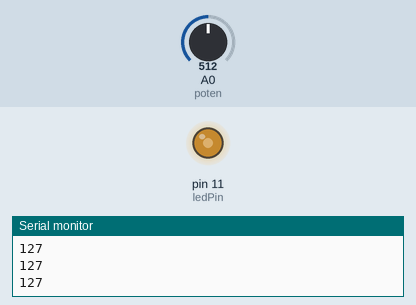
Simulated run of this sketch. Board: Arduino Uno, built with avr-gcc and run on an emulated ATmega328P. On the bench: output pins drawn as LEDs (lit = HIGH), the last lines printed to the serial monitor. Inputs (shaded band) come from the test bench; at power-on: A0 (poten) = 512.

Above: at 1.2 s.
1.3 s: A0 (poten) set to 716
At 1.6 s:
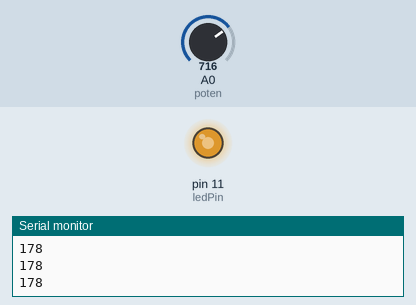
2.8 s: A0 (poten) set to 900
At 4.0 s:
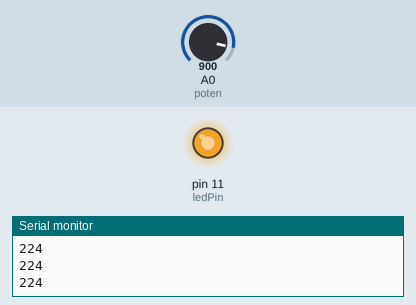
4.3 s: A0 (poten) set to 122
At 5.1 s:
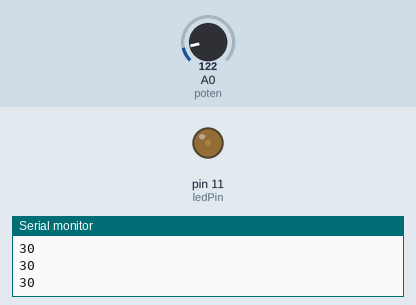
5.8 s: A0 (poten) set to 0
At 6.2 s:
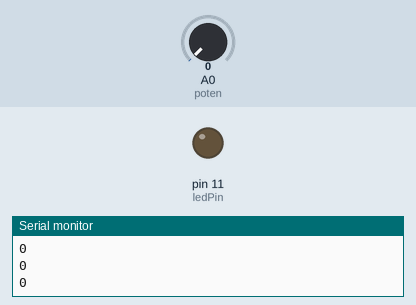
7.3 s: A0 (poten) set to 511
At 8.6 s:
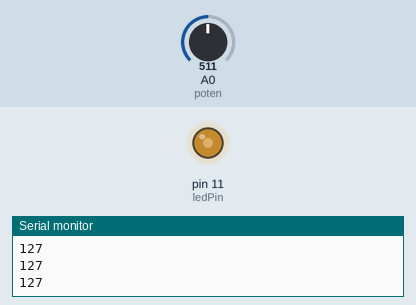
Timing chart, 0 to 9.8 s (numbered marks = the images above; inputs shaded):
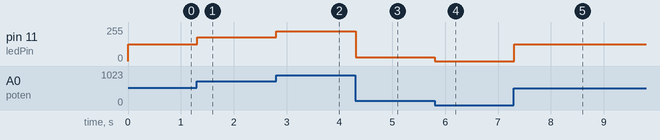

Measured:
- after the input at 1.3 s, pin 11 (ledPin): 127/255 → 178/255 at once
- after the input at 2.8 s, pin 11 (ledPin): 178/255 → 224/255 at once
- after the input at 4.3 s, pin 11 (ledPin): 224/255 → 30/255 at once
- after the input at 5.8 s, pin 11 (ledPin): 30/255 → 0/255 at once
- after the input at 7.3 s, pin 11 (ledPin): 0/255 → 127/255 at once

The sketch:

potenShowmeter.ino
```cpp
const int ledPin = 11;
int poten = A0;
int mapSignal = 0;
int analog = 0;

void setup() {
  // put your setup code here, to run once:
  Serial.begin(9600);
  pinMode(ledPin, OUTPUT);

}

void loop() {
  // put your main code here, to run repeatedly:
  analog = analogRead(poten);
  mapSignal = map(analog, 0, 1023, 0, 255);
  Serial.println(mapSignal);

//  delay(500);

  analogWrite(ledPin, mapSignal);

}
```
